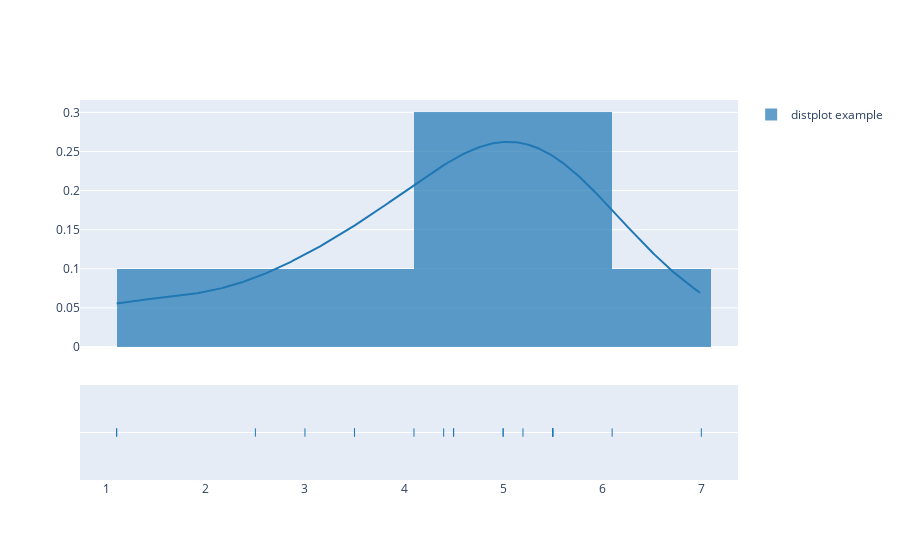

The cell this chart's notebook holds for it:
### Code cell
hist_data = [[1.1, 1.1, 2.5, 3.0, 3.5,
              3.5, 4.1, 4.4, 4.5, 4.5,
              5.0, 5.0, 5.2, 5.5, 5.5,
              5.5, 5.5, 5.5, 6.1, 7.0]]
group_labels = ['distplot example']

fig = create_distplot(hist_data, group_labels)

fig.show()

### Figure 1 — Plotly figure (JSON) as saved in the notebook; plotly's stock layout.template omitted (floating-point values rounded to 4 significant figures; data arrays with more than 128 entries replaced by an {"elided": "..."} marker saying what was removed)
{"data": [{"autobinx": false, "histnorm": "probability density", "legendgroup": "distplot example", "marker": {"color": "rgb(31, 119, 180)"}, "name": "distplot example", "opacity": 0.7, "type": "histogram", "x": [1.1, 1.1, 2.5, 3, 3.5, 3.5, 4.1, 4.4, 4.5, 4.5, 5, 5, 5.2, 5.5, 5.5, 5.5, 5.5, 5.5, 6.1, 7], "xaxis": "x", "xbins": {"end": 7, "size": 1, "start": 1.1}, "yaxis": "y"}, {"legendgroup": "distplot example", "marker": {"color": "rgb(31, 119, 180)"}, "mode": "lines", "name": "distplot example", "showlegend": false, "type": "scatter", "x": {"elided": "500 float values"}, "xaxis": "x", "y": {"elided": "500 float values"}, "yaxis": "y"}, {"legendgroup": "distplot example", "marker": {"color": "rgb(31, 119, 180)", "symbol": "line-ns-open"}, "mode": "markers", "name": "distplot example", "showlegend": false, "type": "scatter", "x": [1.1, 1.1, 2.5, 3, 3.5, 3.5, 4.1, 4.4, 4.5, 4.5, 5, 5, 5.2, 5.5, 5.5, 5.5, 5.5, 5.5, 6.1, 7], "xaxis": "x", "y": ["distplot example", "distplot example", "distplot example", "distplot example", "distplot example", "distplot example", "distplot example", "distplot example", "distplot example", "distplot example", "distplot example", "distplot example", "distplot example", "distplot example", "distplot example", "distplot example", "distplot example", "distplot example", "distplot example", "distplot example"], "yaxis": "y2"}], "layout": {"barmode": "overlay", "hovermode": "closest", "legend": {"traceorder": "reversed"}, "xaxis": {"anchor": "y2", "domain": [0, 1], "zeroline": false}, "yaxis": {"anchor": "free", "domain": [0.35, 1], "position": 0}, "yaxis2": {"anchor": "x", "domain": [0, 0.25], "dtick": 1, "showticklabels": false}}}
